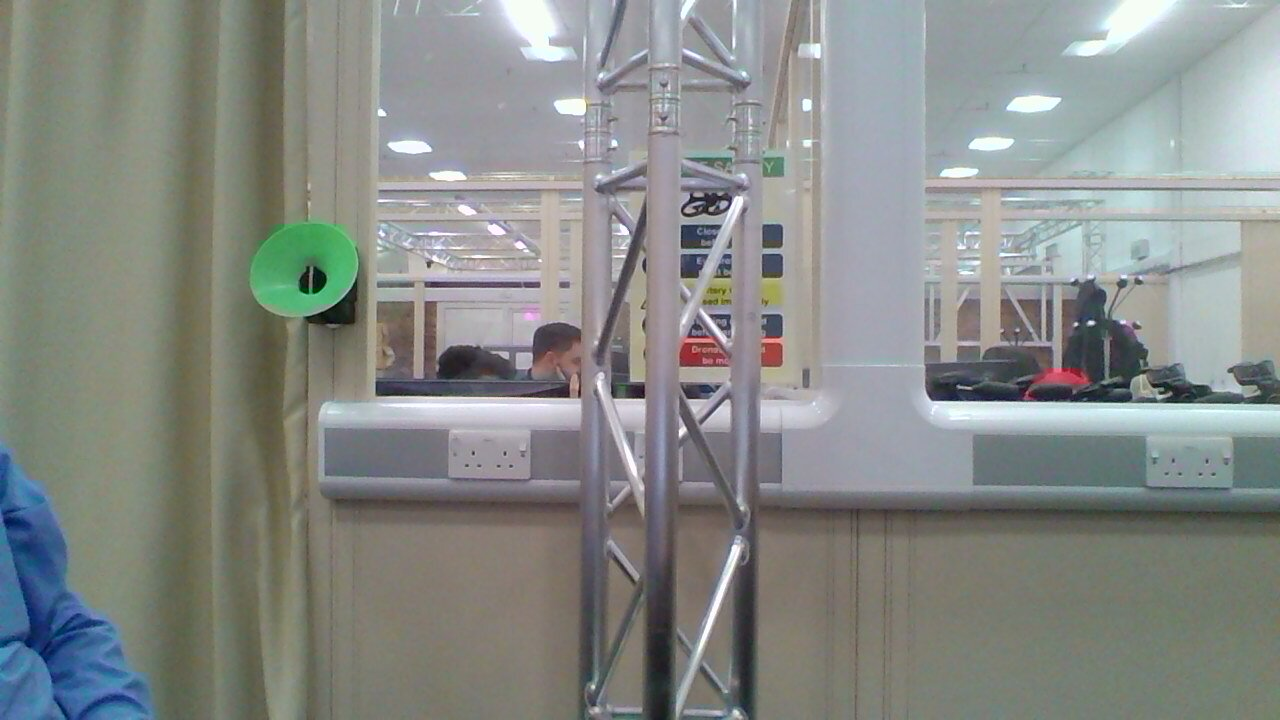
#> input picture testing/test.jpg, 1280 x 720 px
$ python blob2.py   (Python 2 division)   (older library calls are emulated)
#> lines starting #> are read from the running program, lines starting #| are printed output that depends on the picture; after the words box and inside, x2 and y2 are one past the last pixel; in counts of white or black regions, pixels touching at a corner belong together
# Standard imports
import cv2
import numpy as np;

# Read image
im = cv2.imread("test.jpg")
#> im is the input picture: shape (720, 1280, 3); mean B, G, R 135.3, 138.6, 134.6
# blur it
im = cv2.GaussianBlur(im, (3,3), 0)

# conv to HSV
imhsv = cv2.cvtColor(im,cv2.COLOR_BGR2HSV)
#> imhsv: shape (720, 1280, 3); mean H, S, V 70.5, 32.4, 144.5

# filter by colour
markerMin = ( 59,  50,  30)
markerMax = ( 72, 255, 255)
mask = cv2.inRange(imhsv, markerMin, markerMax)
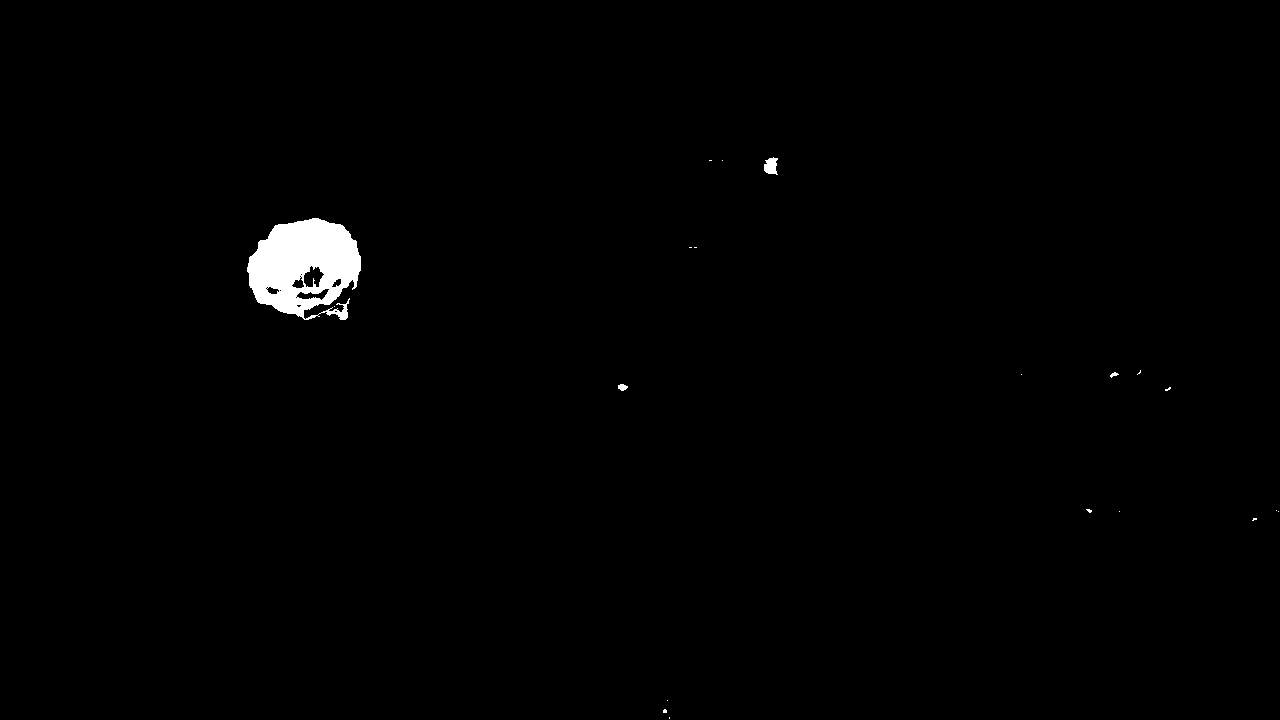
#> mask: shape (720, 1280); 0.89% white; 20 white regions (16 under 20 px), largest, box (x1, y1, x2, y2) and area: (247, 218, 361, 320) 7823, (764, 157, 778, 175) 182, (618, 384, 628, 391) 50, (1110, 372, 1119, 378) 27

# and dilate a bit to fill gaps
mask = cv2.dilate(mask, None, iterations=4)
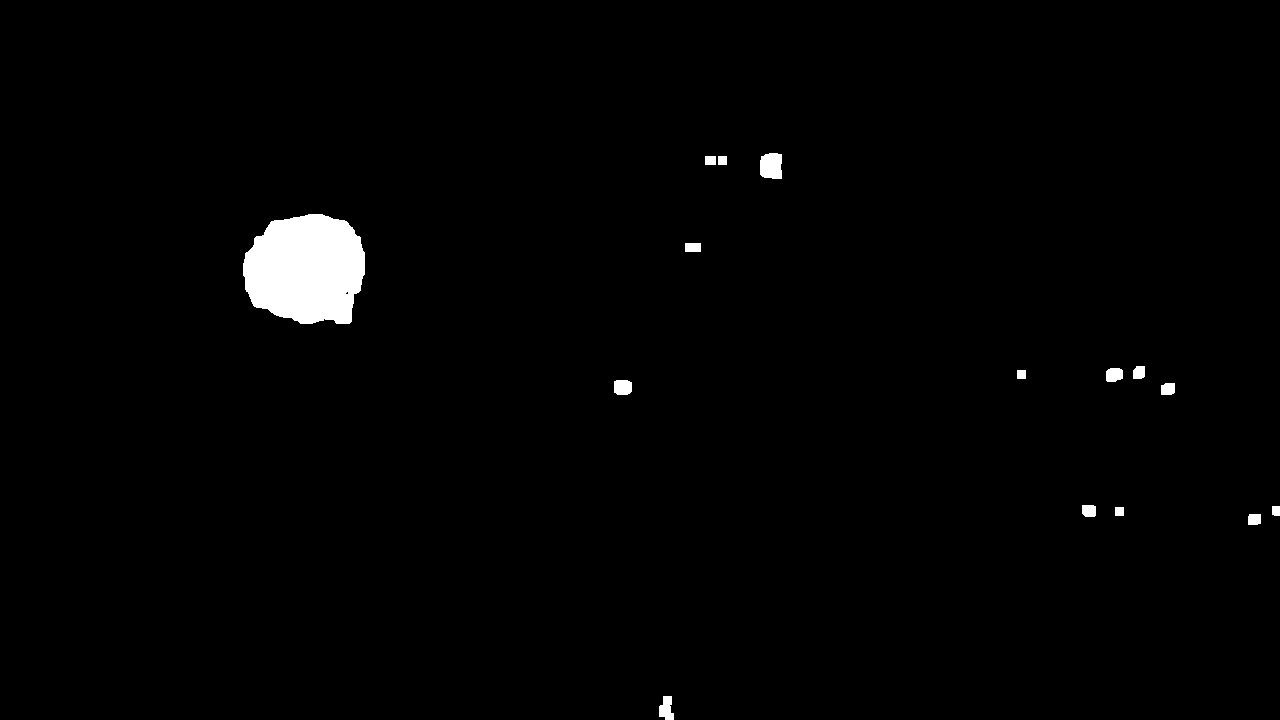
#> mask: shape (720, 1280); 1.4% white; 15 white regions, largest, box (x1, y1, x2, y2) and area: (243, 214, 365, 324) 10784, (760, 153, 782, 179) 521, (659, 696, 674, 720) 262

# Set up the SimpleBlobdetector with default parameters.
params = cv2.SimpleBlobDetector_Params()

# look for bright blobs
params.filterByColor = True
params.blobColor = 255

# Change thresholds
params.minThreshold = 0;
params.maxThreshold = 256;

# Filter by Area.
params.filterByArea = True
params.minArea = 1000
params.maxArea = 20000

# Filter by Circularity
params.filterByCircularity = False
params.minCircularity = 0.0
params.maxCircularity = 1.0

# Filter by Convexity
params.filterByConvexity = False
#params.minConvexity = 0.5

# Filter by Inertia
params.filterByInertia = False
#params.minInertiaRatio = 0.5

#> (the run stopped early here; a loop or call above may not have finished)
